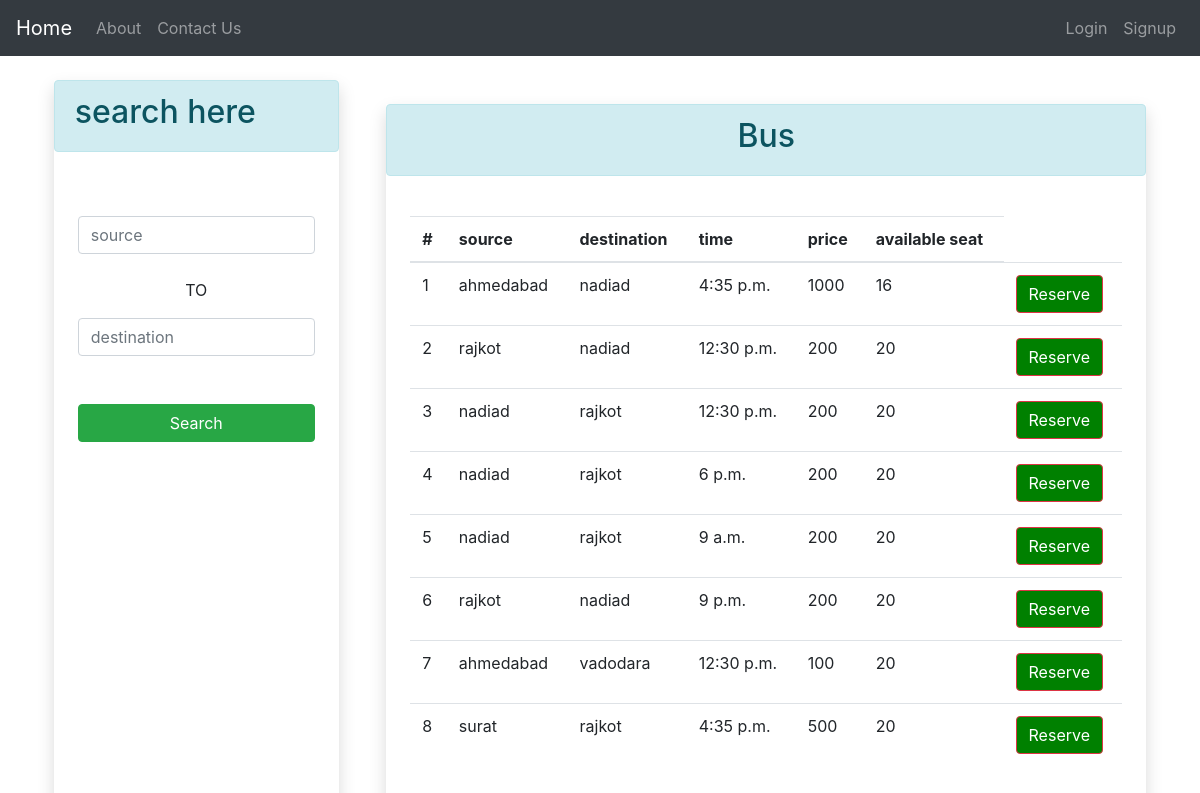
/app/buss/, run on the app's committed database.
### app/models.py (models this page shows)
class BUS(models.Model):
	source = models.CharField(max_length=100)
	destination = models.CharField(max_length=100)
	time = models.TimeField(auto_now=False)
	seat = models.IntegerField(default=0)
	price = models.IntegerField(default=0)
	@staticmethod
	def get_all_buss():
		return BUS.objects.all()

### app/views.py (the view)
# urls.py: path('buss/',buss),
def buss(request):
    bus = BUS.get_all_buss()
    request.session['mot']="Bus"
    return render(request,'showBuss.html',{'buss':bus})

### app/templates/showBuss.html
{% extends 'search.html' %}
{% block content1 %}
    <div class="col-lg-8 mx-auto shadow p-0 mt-4">
        {% if not buss %}
        <div class="p-4">
            <br>
            <br>
            <div class="alert alert-info text-center">
              <p class="" style="font-size: 30px;">No Bus Found</p>
            </div>
            <br>
            <br>
        </div>
        {% else %}
        <div class="alert alert-info">
            <h2 align="center">Bus</h2>
        </div>
        <div class="p-4">
            <table class="table">
                <thead>
                    <tr>
                        <th>#</th>
                        <th>source</th>
                        <th>destination</th>
                        <th> time </th>
                        <th>price</th>
                        <th>available seat</th>
                      </tr>
                </thead>
                <tbody>
                    {% for bus in buss %}
                        <tr>
                            <td>{{forloop.counter}}</td>
                            <td>{{bus.source}}</td>
                            <td>{{bus.destination}}</td>
                            <td>{{bus.time}}</td>
                            <td>{{bus.price}}</td>
                            <td>{{bus.seat}}</td>
                            <td>
                              <a href="/app/reservation/{{bus.id}}" class="btn btn-danger" style="background-color:green ">Reserve</a>
                            </td>
                        </tr>
                    {% endfor %}
                </tbody>
            </table>
        </div>
        {% endif %}
    </div>
{% endblock content1 %}

### app/templates/search.html
{% extends 'base.html' %}
{% block content %}
<div class="container pt-4">
    <div class="row  p-0 mt-0 ">
        <div class="col-lg-3 mx-auto shadow p-0" >
            <div class="alert alert-info">
              <h2>search here</h2>
            </div>
            <div class="p-4">
                <form action="/app/search/">
                    <br>
                    <input class="form-control mr-sm-2" type="text" placeholder="source" name="source" required>
                    <br>
                    <p align="center">TO</p>
                    <input class="form-control mr-sm-2" type="text" placeholder="destination" name="destination" required>
                    <br>
                    <br>
                    <div class="text-center">
                    <input type="submit" value="Search" class="btn btn-success" style="width:100%">
                    </div>
                </form>
            </div>
          </div>
        {% block content1 %}
        {% endblock content1 %}
    </div>
</div>
{% endblock content %}

### app/templates/base.html (shortened to what this page needs)
{% load static %}
<html>
    <head>
        <link rel="stylesheet" href="https://cdn.jsdelivr.net/npm/bootstrap@4.5.3/dist/css/bootstrap.min.css"
>
      </head>
    <body style ="background-image: url({% static 'backgroun.jpg' %}); background-color:white; background-size:cover;">
        <nav class="navbar navbar-expand-sm bg-dark navbar-dark" align="center" >
            <a class="navbar-brand" href="/app/">Home</a>
            <div class="collapse navbar-collapse" id="navbarNav">
                <ul class="navbar-nav">
                    <li class="nav-item">
                        <a class="nav-link" href="/app/about">About</a>
                    </li>
                    <li class="nav-item">
                        <a class="nav-link" href="/app/contact/">Contact Us</a>
                    </li>
                </ul>
                <ul class="navbar-nav ml-auto">
                    {% if request.user.is_authenticated %}
                    <li class="nav-item">
                        <a class="nav-link" href="/app/logout">Logout</a>
                    </li>
                    <li class="nav-item">
                        <a class="nav-link" href="/app/allBookings">My Bookings</a>
                    </li>
                    {% else %}
                    <li class="nav-item">
                        <a class="nav-link" href="/app/login">Login</a>
                    </li>
                    <li class="nav-item">
                        <a class="nav-link" href="/app/signup">Signup</a>
                    </li>
                    {% endif %}
                </ul>
            </div>
        </nav>
        {% block content %}
        {% endblock content %}
    </body>
</html>

### data on the page
BUS: source "ahmedabad", destination "nadiad", time "4:35 p.m.", price "1000", seat "16"
BUS: source "rajkot", destination "nadiad", time "12:30 p.m.", price "200", seat "20"
BUS: source "nadiad", destination "rajkot", time "12:30 p.m.", price "200", seat "20"
BUS: source "nadiad", destination "rajkot", time "6 p.m.", price "200", seat "20"
BUS: source "nadiad", destination "rajkot", time "9 a.m.", price "200", seat "20"
BUS: source "rajkot", destination "nadiad", time "9 p.m.", price "200", seat "20"
BUS: source "ahmedabad", destination "vadodara", time "12:30 p.m.", price "100", seat "20"
BUS: source "surat", destination "rajkot", time "4:35 p.m.", price "500", seat "20"
